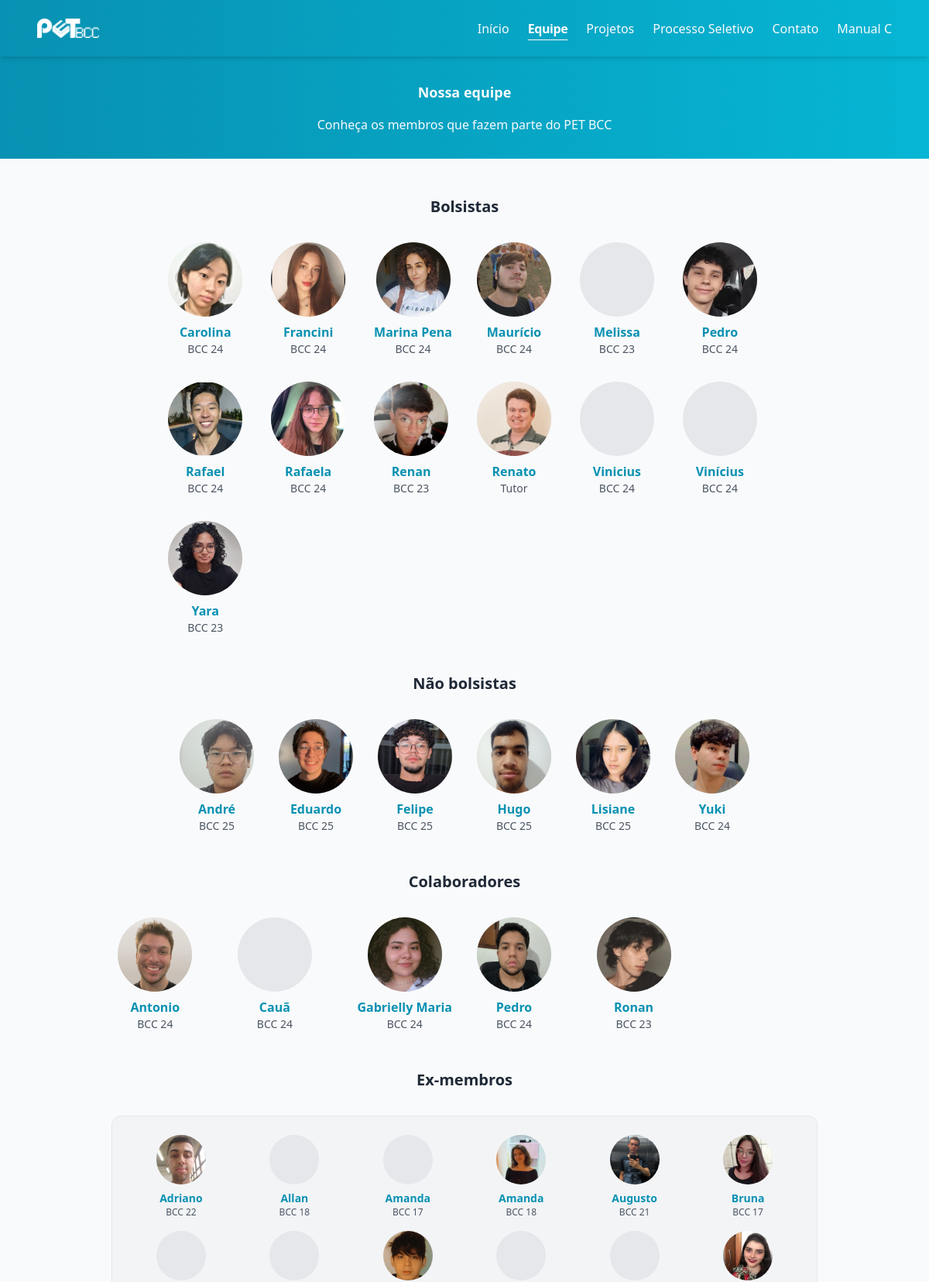
/equipe (upper part), run on the app's committed database.
### core/models.py (models this page shows, shortened)
class Membro(models.Model):
    class Situacao(models.TextChoices):
        BOLSISTA= "BOLSISTA", "Bolsista"
        NAO_BOLSISTA = "NAO_BOLSISTA", "Não-Bolsista"
        COLABORADOR = "COLABORADOR", "Colaborador"
        EX_MEMBRO = "EX_MEMBRO" , "Ex-membro"
    nome = models.CharField(max_length=150)
    sobrenome = models.CharField(max_length=150, blank=True)
    foto = models.ImageField(upload_to='static/images/membros/', null=True, blank=True)
    github = models.CharField(max_length=50, blank=True)
    situacao = models.CharField(
        max_length=12,
        choices=Situacao.choices,
        default= Situacao.COLABORADOR
    )
    descricao = models.TextField()
    class Meta:
        ordering = ["nome", "sobrenome"]

### core/views.py (the view)
# urls.py: path('equipe', views.equipe, name='equipe'),
def equipe(request):
    MEMBROS = Membro.objects.all()
    BOLSISTAS = MEMBROS.filter(situacao=Membro.Situacao.BOLSISTA)
    NAO_BOLSISTAS = MEMBROS.filter(situacao=Membro.Situacao.NAO_BOLSISTA)
    COLABORADORES = MEMBROS.filter(situacao=Membro.Situacao.COLABORADOR)
    EX_MEMBROS = MEMBROS.filter(situacao=Membro.Situacao.EX_MEMBRO)
    return render(request, 'core/equipe.html', {
        "BOLSISTAS": BOLSISTAS,
        "NAO_BOLSISTAS": NAO_BOLSISTAS,
        "COLABORADORES": COLABORADORES,
        "EX_MEMBROS": EX_MEMBROS
    })

### templates/core/equipe.html (shortened to what this page needs)
{% extends 'base.html' %}
{% block content %}
  {% include 'components/cabecalho_pagina.html' with icone='people-outline' titulo='Nossa equipe' texto='Conheça os membros que fazem parte do PET BCC' %}
  <section class="max-w-6xl mx-auto p-6 md:py-12 space-y-8 md:space-y-12">
    <section>
      <h1 class="text-xl mb-6 md:mb-8 font-bold text-gray-800 text-center">Bolsistas</h1>
      <div class="w-fit mx-auto grid grid-cols-3 md:grid-cols-6 gap-8">
        {% for MEMBRO in BOLSISTAS %}
          {% include '../components/membro_equipe.html' with nome=MEMBRO.nome descricao=MEMBRO.descricao foto=MEMBRO.foto github=MEMBRO.github %}
        {% endfor %}
      </div>
    </section>
    <section>
      <h1 class="text-xl mb-6 md:mb-8 font-bold text-gray-800 text-center">Não bolsistas</h1>
      <div class="w-fit mx-auto grid grid-cols-3 md:grid-cols-6 gap-8">
        {% for MEMBRO in NAO_BOLSISTAS %}
          {% include '../components/membro_equipe.html' with nome=MEMBRO.nome descricao=MEMBRO.descricao foto=MEMBRO.foto github=MEMBRO.github %}
        {% endfor %}
      </div>
    </section>
    <section>
      <h1 class="text-xl mb-6 md:mb-8 font-bold text-gray-800 text-center">Colaboradores</h1>
      <div class="w-fit mx-auto grid grid-cols-3 md:grid-cols-6 gap-8">
        {% for MEMBRO in COLABORADORES %}
          {% include '../components/membro_equipe.html' with nome=MEMBRO.nome descricao=MEMBRO.descricao foto=MEMBRO.foto github=MEMBRO.github %}
        {% endfor %}
      </div>
    </section>
    <section>
      <h1 class="text-xl mb-6 md:mb-8 font-bold text-gray-800 text-center">Ex-membros</h1>
      <div class="w-fit mx-auto grid grid-cols-3 md:grid-cols-6 gap-4 bg-gray-100 border border-gray-200 p-6 rounded-xl">
        {% for MEMBRO in EX_MEMBROS %}
          {% include '../components/ex_membro_equipe.html' with nome=MEMBRO.nome descricao=MEMBRO.descricao foto=MEMBRO.foto github=MEMBRO.github %}
        {% endfor %}
      </div>
    </section>
  </section>
{% endblock %}

### templates/components/membro_equipe.html (shortened to what this page needs)
{% load static %}
<div class="flex flex-col items-center w-fit">
  <div class="relative mb-2 w-24 h-24 rounded-full overflow-hidden bg-gray-200 items-center justify-center flex">
    {% if foto %}
      <img src="{{ foto }}" alt="" class="object-fill scale-120" />
    {% else %}
      <ion-icon name="person-outline" class="text-4xl text-gray-400"></ion-icon>
    {% endif %}
  </div>
  <p class="text-cyan-600 font-bold text-nowrap">{{ nome }}</p>
  <p class="text-gray-600 text-sm font-medium">{{ descricao }}</p>
</div>

### templates/components/ex_membro_equipe.html (shortened to what this page needs)
{% load static %}
<div class="flex flex-col items-center">
  <div class="relative mb-2 w-16 h-16 rounded-full overflow-hidden bg-gray-200 items-center justify-center flex">
    {% if foto %}
      <img src="{{ foto }}" alt="" class="object-fill scale-120" />
    {% else %}
      <ion-icon name="person-outline" class="text-2xl text-gray-400"></ion-icon>
    {% endif %}
  </div>
  <p class="text-cyan-600 font-bold text-sm text-nowrap">{{ nome }}</p>
  <p class="text-gray-600 text-xs font-medium">{{ descricao }}</p>
</div>

### data on the page
Membro: foto (picture), nome "Carolina", descricao "BCC 24"
Membro: foto (picture), nome "Francini", descricao "BCC 24"
Membro: foto (picture), nome "Marina Pena", descricao "BCC 24"
Membro: foto (picture), nome "Maurício", descricao "BCC 24"
Membro: nome "Melissa", descricao "BCC 23"
Membro: foto (picture), nome "Pedro", descricao "BCC 24"
Membro: foto (picture), nome "Rafael", descricao "BCC 24"
Membro: foto (picture), nome "Rafaela", descricao "BCC 24"
Membro: foto (picture), nome "Renan", descricao "BCC 23"
Membro: foto (picture), nome "Renato", descricao "Tutor"
Membro: nome "Vinicius", descricao "BCC 24"
Membro: nome "Vinícius", descricao "BCC 24"
Membro: foto (picture), nome "Yara", descricao "BCC 23"
Membro: foto (picture), nome "André", descricao "BCC 25"
Membro: foto (picture), nome "Eduardo", descricao "BCC 25"
Membro: foto (picture), nome "Felipe", descricao "BCC 25"
Membro: foto (picture), nome "Hugo", descricao "BCC 25"
Membro: foto (picture), nome "Lisiane", descricao "BCC 25"
Membro: foto (picture), nome "Yuki", descricao "BCC 24"
Membro: foto (picture), nome "Antonio", descricao "BCC 24"
Membro: nome "Cauã", descricao "BCC 24"
Membro: foto (picture), nome "Gabrielly Maria", descricao "BCC 24"
Membro: foto (picture), nome "Pedro", descricao "BCC 24"
Membro: foto (picture), nome "Ronan", descricao "BCC 23"
Membro: foto (picture), nome "Adriano", descricao "BCC 22"
Membro: nome "Allan", descricao "BCC 18"
Membro: nome "Amanda", descricao "BCC 17"
Membro: foto (picture), nome "Amanda", descricao "BCC 18"
Membro: foto (picture), nome "Augusto", descricao "BCC 21"
Membro: foto (picture), nome "Bruna", descricao "BCC 17"
Membro: foto (picture)
Membro: foto (picture)

### other printed values
{{ item.label }} "Início" "Equipe" "Projetos" "Processo Seletivo" "Contato" "Manual C"
{{ titulo }} "Nossa equipe"
{{ texto }} "Conheça os membros que fazem parte do PET BCC"
